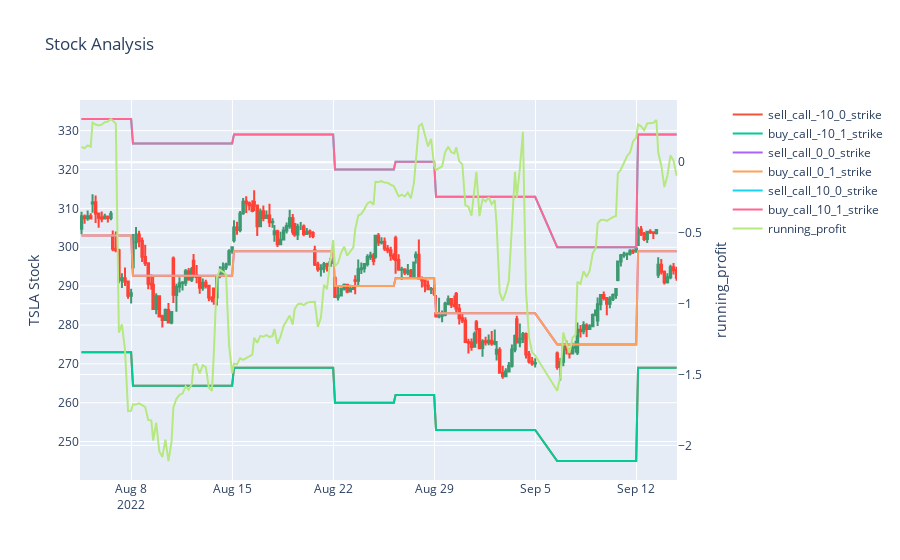

Notebook cell for this chart:
### Code cell
legs = [
    LegMeta(trans='sell', contract='call', strike_offset= -10, exp_offset= 0),
    LegMeta(trans='buy',  contract='call', strike_offset= -10, exp_offset= 1),
    LegMeta(trans='sell', contract='call', strike_offset= 0, exp_offset= 0),
    LegMeta(trans='buy',  contract='call', strike_offset= 0, exp_offset= 1),
    LegMeta(trans='sell', contract='call', strike_offset= 10, exp_offset= 0),
    LegMeta(trans='buy',  contract='call', strike_offset= 10, exp_offset= 1),
]  
strat = StrategyBase(legs, qbw=qbw)
print(strat.__dict__)
ic = measure_period_profit(tsla,  
    strat,
    expiration='week',
    update_freq='once',
    concise_cols=True)
plots.plot_candles_and_profit(ic, lines=[f'{l.name}_strike' for l in strat.legs])

### Figure 1 — Plotly figure (JSON) as saved in the notebook; plotly's stock layout.template omitted (floating-point values rounded to 4 significant figures; data arrays with more than 128 entries replaced by an {"elided": "..."} marker saying what was removed)
{"data": [{"close": {"elided": "200 float values"}, "high": {"elided": "200 float values"}, "low": {"elided": "200 float values"}, "open": {"elided": "200 float values"}, "showlegend": false, "type": "candlestick", "x": {"elided": "200 str values"}, "xaxis": "x", "yaxis": "y"}, {"name": "sell_call_-10_0_strike", "type": "scatter", "x": {"elided": "200 str values"}, "y": {"elided": "200 float values"}}, {"name": "buy_call_-10_1_strike", "type": "scatter", "x": {"elided": "200 str values"}, "y": {"elided": "200 float values"}}, {"name": "sell_call_0_0_strike", "type": "scatter", "x": {"elided": "200 str values"}, "y": {"elided": "200 float values"}}, {"name": "buy_call_0_1_strike", "type": "scatter", "x": {"elided": "200 str values"}, "y": {"elided": "200 float values"}}, {"name": "sell_call_10_0_strike", "type": "scatter", "x": {"elided": "200 str values"}, "y": {"elided": "200 float values"}}, {"name": "buy_call_10_1_strike", "type": "scatter", "x": {"elided": "200 str values"}, "y": {"elided": "200 float values"}}, {"name": "running_profit", "type": "scatter", "x": {"elided": "200 str values"}, "xaxis": "x", "y": {"elided": "200 float values"}, "yaxis": "y2"}], "layout": {"title": {"text": "Stock Analysis"}, "xaxis": {"anchor": "y", "domain": [0, 0.94], "rangebreaks": [{"bounds": ["sat", "mon"]}, {"bounds": [16.1, 9.5], "pattern": "hour"}], "rangeslider": {"visible": false}}, "yaxis": {"anchor": "x", "domain": [0, 1], "title": {"text": "TSLA Stock"}}, "yaxis2": {"anchor": "x", "overlaying": "y", "side": "right", "title": {"text": "running_profit"}}}}
